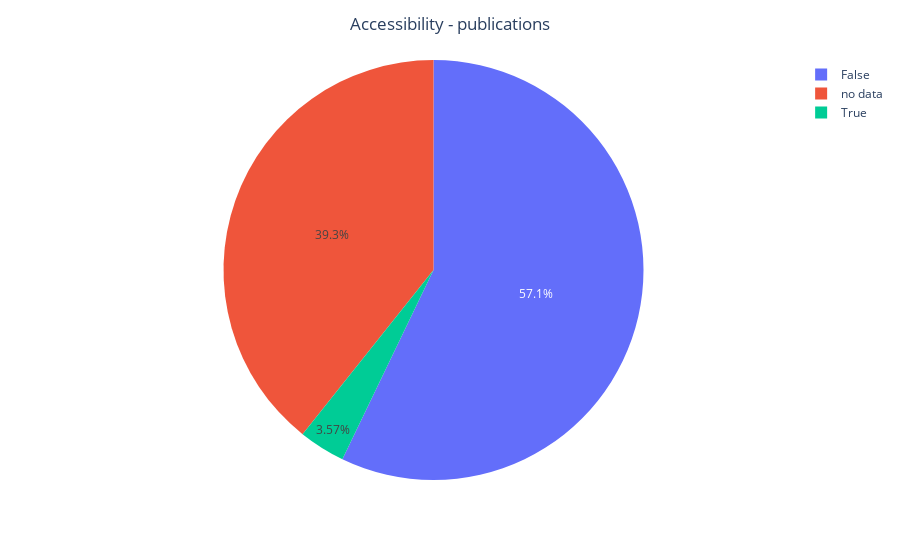

Notebook code for this chart:
### Code cell
oa_publications = enriched_df.groupby('journal_is_oa').count()#.sort_values('citation_count', ascending=False)
df = oa_publications
fig = px.pie(df, values='title', names= df.index)
fig.update_layout(title = f"Accessibility - publications", title_x=0.5)
fig.show()

### Figure 1 — Plotly figure (JSON) as saved in the notebook; plotly's stock layout.template omitted (floating-point values rounded to 4 significant figures)
{"data": [{"domain": {"x": [0, 1], "y": [0, 1]}, "hovertemplate": "journal_is_oa=%{label}<br>title=%{value}<extra></extra>", "labels": ["False", "True", "no data"], "legendgroup": "", "name": "", "showlegend": true, "type": "pie", "values": [48, 3, 33]}], "layout": {"legend": {"tracegroupgap": 0}, "margin": {"t": 60}, "title": {"text": "Accessibility - publications", "x": 0.5}}}
